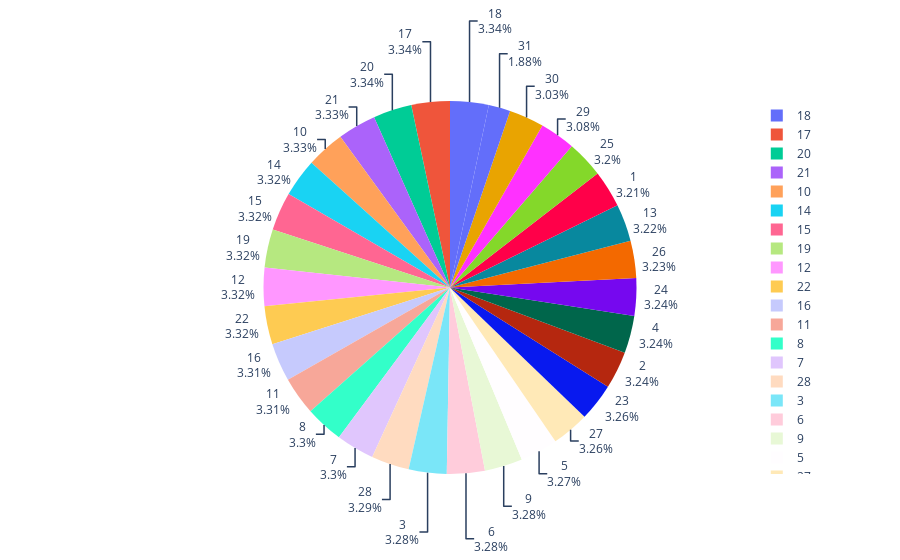

The cell this chart's notebook holds for it:
### Markdown cell above
1. We can observe that on Sunday the Number of birth are lowest
2. Tee highest number of births are on Tuesday
3.

### Code cell
import plotly.graph_objects as go

fig = go.Figure(data=[go.Pie(labels=birth1.date_of_month, values=birth1.births, textinfo='label+percent',
                             insidetextorientation='radial'
                            )])
fig.show()

### Figure 1 — Plotly figure (JSON) as saved in the notebook; plotly's stock layout.template omitted (floating-point values rounded to 4 significant figures; data arrays with more than 128 entries replaced by an {"elided": "..."} marker saying what was removed)
{"data": [{"insidetextorientation": "radial", "labels": {"elided": "3652 int values"}, "textinfo": "label+percent", "type": "pie", "values": {"elided": "3652 int values"}}], "layout": {}}
